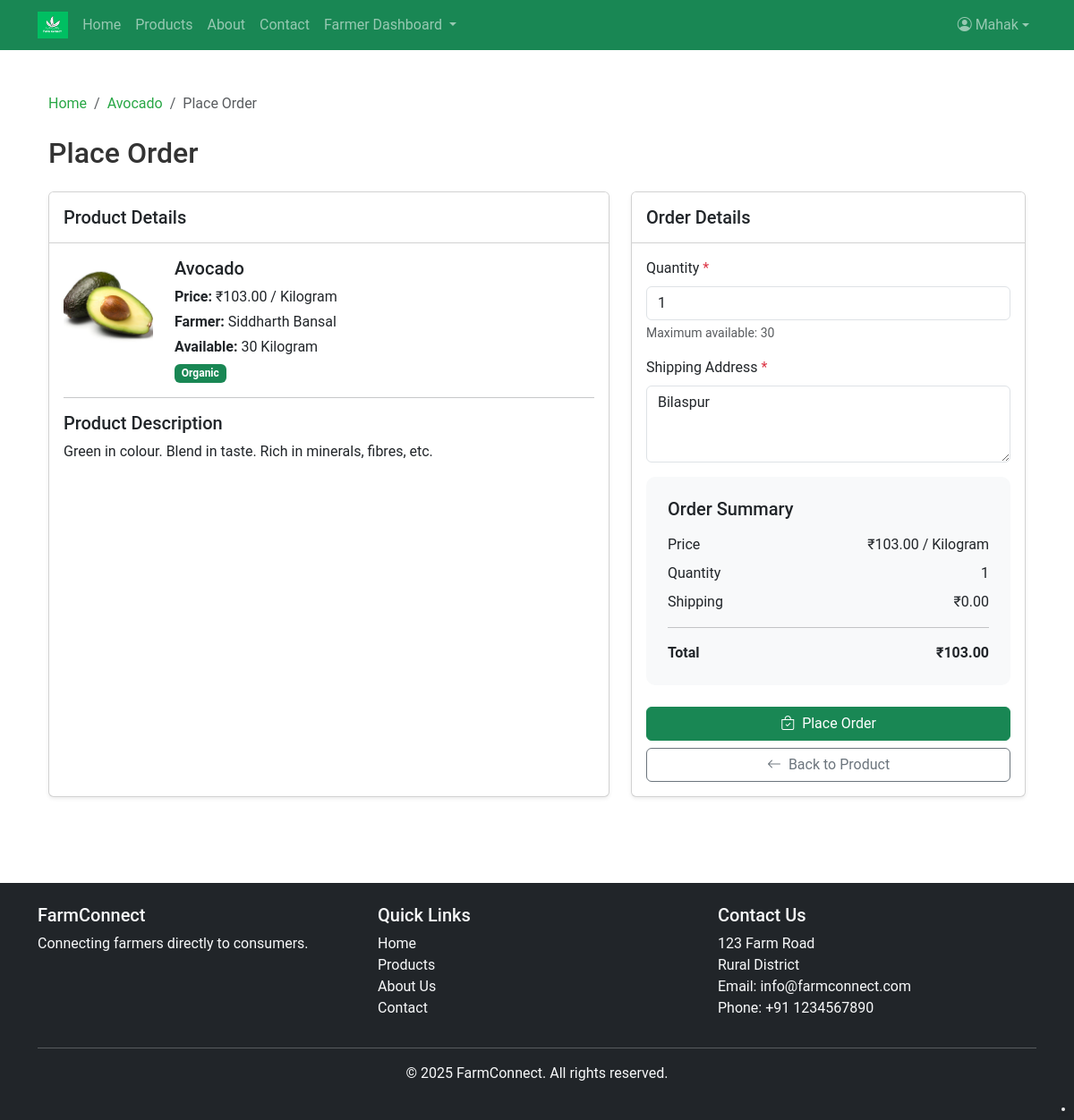
/order/2/ (signed in), run on the app's committed database.
### farm_core/models.py (models this page shows, shortened)
class User(AbstractUser):
    USER_TYPE_CHOICES = (
        ('farmer', 'Farmer'),
        ('consumer', 'Consumer'),
    )
    user_type = models.CharField(max_length=10, choices=USER_TYPE_CHOICES, default='consumer')
    phone = models.CharField(max_length=15, blank=True, null=True)
    address = models.TextField(blank=True, null=True)
    profile_pic = models.ImageField(upload_to='profile_pics/', blank=True, null=True)
    npop_certificate_number = models.CharField(max_length=100, blank=True, null=True)
    npop_certificate_issue_date = models.DateField(blank=True, null=True)
    npop_certificate_expiry_date = models.DateField(blank=True, null=True)
    npop_certificate_file = models.FileField(upload_to='npop_certificates/', blank=True, null=True)

class Product(models.Model):
    UNIT_CHOICES = (
        ('kg', 'Kilogram'),
        ('g', 'Gram'),
        ('l', 'Liter'),
        ('ml', 'Milliliter'),
        ('piece', 'Piece'),
        ('dozen', 'Dozen'),
        ('bundle', 'Bundle'),
        ('box', 'Box'),
        ('bag', 'Bag'),
        ('packet', 'Packet'),
    )
    name = models.CharField(max_length=200)
    description = models.TextField()
    price = models.DecimalField(max_digits=10, decimal_places=2)
    discount_price = models.DecimalField(max_digits=10, decimal_places=2, blank=True, null=True)
    quantity_available = models.PositiveIntegerField(default=0)
    category = models.ForeignKey(ProductCategory, on_delete=models.CASCADE, related_name='products')
    unit = models.CharField(max_length=10, choices=UNIT_CHOICES, default='kg')
    farmer = models.ForeignKey(User, on_delete=models.CASCADE, related_name='products')
    image = models.ImageField(upload_to='product_images/', blank=True, null=True)
    created_at = models.DateTimeField(auto_now_add=True)
    updated_at = models.DateTimeField(auto_now=True)
    is_organic = models.BooleanField(default=False)
    is_available = models.BooleanField(default=True)
    harvest_date = models.DateField(blank=True, null=True)
    expiry_date = models.DateField(blank=True, null=True)
    nutritional_info = models.TextField(blank=True, null=True)

### farm_core/views.py (the view, shortened to what this page needs)
# urls.py: path('order/<int:product_id>/', views.CreateOrderView.as_view(), name='create_order'),
class CreateOrderView(LoginRequiredMixin, CreateView):
    model = Order
    form_class = OrderForm
    template_name = 'farm_core/orders/create.html'
    success_url = reverse_lazy('farm_core:order_list')
    def get_initial(self):
        initial = super().get_initial()
        product_id = self.kwargs.get('product_id')
        product = get_object_or_404(Product, pk=product_id)
        initial['product'] = product
        return initial
    def get_context_data(self, **kwargs):
        context = super().get_context_data(**kwargs)
        product_id = self.kwargs.get('product_id')
        context['product'] = get_object_or_404(Product, pk=product_id)
        return context

### farm_core/forms.py (shortened to what this page needs)
class OrderForm(forms.ModelForm):
    class Meta:
        model = Order
        fields = ['quantity', 'shipping_address']
        widgets = {
            'shipping_address': forms.Textarea(attrs={'rows': 3}),
        }
    def __init__(self, *args, **kwargs):
        super().__init__(*args, **kwargs)
        for field_name, field in self.fields.items():
            field.widget.attrs['class'] = 'form-control'

### farm_core/templates/farm_core/orders/create.html (shortened to what this page needs)
{% extends 'farm_core/base.html' %}
{% load i18n %}
{% load static %}
{% block content %}
<div class="container py-4">
    <nav aria-label="breadcrumb" class="mb-4">
        <ol class="breadcrumb">
            <li class="breadcrumb-item"><a href="{% url 'farm_core:home' %}">{% trans "Home" %}</a></li>
            <li class="breadcrumb-item"><a href="{% url 'farm_core:product_detail' pk=product.id %}">{{ product.name }}</a></li>
            <li class="breadcrumb-item active" aria-current="page">{% trans "Place Order" %}</li>
        </ol>
    </nav>
    <h1 class="h2 mb-4">{% trans "Place Order" %}</h1>
    <div class="row">
        <div class="col-md-7 mb-4">
            <div class="card shadow-sm h-100">
                <div class="card-header bg-white py-3">
                    <h5 class="mb-0">{% trans "Product Details" %}</h5>
                </div>
                <div class="card-body">
                    <div class="d-flex">
                        <div class="me-4">
                            {% if product.image %}
                            <img src="{{ product.image.url }}" alt="{{ product.name }}" class="order-product-img">
                            {% else %}
                            <div class="order-product-img bg-light d-flex align-items-center justify-content-center">
                                <i class="bi bi-image text-secondary fs-1"></i>
                            </div>
                            {% endif %}
                        </div>
                        <div>
                            <h3 class="h5 mb-2">{{ product.name }}</h3>
                            <p class="mb-1"><strong>{% trans "Price:" %}</strong> ₹{{ product.price }} / {{ product.get_unit_display }}</p>
                            <p class="mb-1"><strong>{% trans "Farmer:" %}</strong> {{ product.farmer.get_full_name|default:product.farmer.username }}</p>
                            <p class="mb-1"><strong>{% trans "Available:" %}</strong> {{ product.quantity_available }} {{ product.get_unit_display }}</p>
                            {% if product.is_organic %}
                            <span class="badge bg-success">{% trans "Organic" %}</span>
                            {% endif %}
                        </div>
                    </div>
                    <hr>
                    <div class="mb-3">
                        <h5>{% trans "Product Description" %}</h5>
                        <p>{{ product.description }}</p>
                    </div>
                </div>
            </div>
        </div>
        <div class="col-md-5 mb-4">
            <div class="card shadow-sm h-100">
                <div class="card-header bg-white py-3">
                    <h5 class="mb-0">{% trans "Order Details" %}</h5>
                </div>
                <div class="card-body">
                    <form method="post">
                        <div class="mb-3">
                            <label for="quantity" class="form-label">{% trans "Quantity" %} <span class="text-danger">*</span></label>
                            <input type="number" class="form-control" id="quantity" name="quantity" value="{{ request.GET.quantity|default:'1' }}" min="1" max="{{ product.quantity_available }}" required>
                            <div class="form-text">{% trans "Maximum available:" %} {{ product.quantity_available }}</div>
                        </div>
                        <div class="mb-3">
                            <label for="shipping_address" class="form-label">{% trans "Shipping Address" %} <span class="text-danger">*</span></label>
                            <textarea class="form-control" id="shipping_address" name="shipping_address" rows="3" required>{{ request.user.address|default:'' }}</textarea>
                        </div>
                        <div class="order-summary mb-4">
                            <h5 class="mb-3">{% trans "Order Summary" %}</h5>
                            <div class="d-flex justify-content-between mb-2">
                                <span>{% trans "Price" %}</span>
                                <span>₹{{ product.price }} / {{ product.get_unit_display }}</span>
                            </div>
                            <div class="d-flex justify-content-between mb-2">
                                <span>{% trans "Quantity" %}</span>
                                <span id="summary-quantity">{{ request.GET.quantity|default:'1' }}</span>
                            </div>
                            <div class="d-flex justify-content-between mb-2">
                                <span>{% trans "Shipping" %}</span>
                                <span>₹0.00</span>
                            </div>
                            <hr>
                            <div class="d-flex justify-content-between fw-bold">
                                <span>{% trans "Total" %}</span>
                                <span id="summary-total">₹{{ product.price|floatformat:2 }}</span>
                            </div>
                        </div>
                        <div class="d-grid gap-2">
                            <button type="submit" class="btn btn-success">
                                <i class="bi bi-bag-check me-2"></i>{% trans "Place Order" %}
                            </button>
                            <a href="{% url 'farm_core:product_detail' pk=product.id %}" class="btn btn-outline-secondary">
                                <i class="bi bi-arrow-left me-2"></i>{% trans "Back to Product" %}
                            </a>
                        </div>
                    </form>
                </div>
            </div>
        </div>
    </div>
</div>
{% endblock %}

### farm_core/templates/farm_core/base.html (shortened to what this page needs)
{% load static %}
<!DOCTYPE html>
<html lang="en">
<head>
    <link href="https://cdn.jsdelivr.net/npm/bootstrap@5.3.0/dist/css/bootstrap.min.css" rel="stylesheet">
    <link rel="stylesheet" href="https://cdn.jsdelivr.net/npm/bootstrap-icons@1.10.0/font/bootstrap-icons.css">
    <link rel="stylesheet" href="{% static 'css/style.css' %}">
</head>
<body>
    <nav class="navbar navbar-expand-lg navbar-dark bg-success">
        <div class="container">
                <img src="{% static 'images/logo.png' %}" alt="FarmConnect" height="30" class="me-2">
            <div class="collapse navbar-collapse" id="navbarNav">
                <ul class="navbar-nav me-auto">
                    <li class="nav-item">
                        <a class="nav-link" href="{% url 'farm_core:home' %}">Home</a>
                    </li>
                    <li class="nav-item">
                        <a class="nav-link" href="{% url 'farm_core:product_list' %}">Products</a>
                    </li>
                    <li class="nav-item">
                        <a class="nav-link" href="{% url 'farm_core:about' %}">About</a>
                    </li>
                    <li class="nav-item">
                        <a class="nav-link" href="{% url 'farm_core:contact' %}">Contact</a>
                    </li>
                    {% if user.is_authenticated and user.user_type == 'farmer' %}
                    <li class="nav-item dropdown">
                        <a class="nav-link dropdown-toggle" href="#" role="button" data-bs-toggle="dropdown">
                            Farmer Dashboard
                        </a>
                    </li>
                    {% endif %}
                </ul>
                <ul class="navbar-nav">
                    {% if user.is_authenticated %}
                    <li class="nav-item dropdown">
                        <a class="nav-link dropdown-toggle d-flex align-items-center" href="#" role="button" data-bs-toggle="dropdown">
                            <i class="bi bi-person-circle me-1"></i>
                            {% if user.first_name %}{{ user.first_name }}{% else %}{{ user.username }}{% endif %}
                        </a>
                    </li>
                    {% endif %}
                </ul>
            </div>
        </div>
    </nav>
    <div id="google_translate_element"></div>
    <div class="container my-4">
        {% block content %}{% endblock %}
    </div>
    <footer class="bg-dark text-light py-4 mt-5">
        <div class="container">
            <div class="row">
                <div class="col-md-4">
                    <h5>FarmConnect</h5>
                    <p>Connecting farmers directly to consumers.</p>
                </div>
                <div class="col-md-4">
                    <h5>Quick Links</h5>
                    <ul class="list-unstyled">
                        <li><a href="{% url 'farm_core:home' %}" class="text-light">Home</a></li>
                        <li><a href="{% url 'farm_core:product_list' %}" class="text-light">Products</a></li>
                        <li><a href="{% url 'farm_core:about' %}" class="text-light">About Us</a></li>
                        <li><a href="{% url 'farm_core:contact' %}" class="text-light">Contact</a></li>
                    </ul>
                </div>
                <div class="col-md-4">
                    <h5>Contact Us</h5>
                    <address>
                        <p>123 Farm Road<br>
                        Rural District<br>
                        Email: info@farmconnect.com<br>
                        Phone: +91 1234567890</p>
                    </address>
                </div>
            </div>
            <hr class="my-3">
            <div class="text-center">
                <p>&copy; {% now "Y" %} FarmConnect. All rights reserved.</p>
            </div>
        </div>
    </footer>
</body>
</html>

### static/css/style.css (style rules this page uses)
body { font-family: 'Roboto', sans-serif; color: #333; }
a { color: #28a745; text-decoration: none; }
.card { transition: transform 0.3s ease, box-shadow 0.3s ease; }
.btn-success { transition: all 0.3s ease; }

### farm_core/templates/farm_core/orders/create.html (style rules this page uses)
.order-product-img { width: 100px; height: 100px; object-fit: cover; border-radius: 8px; }
.order-summary { background-color: #f8f9fa; border-radius: 10px; padding: 1.5rem; }

### farm_core/templates/farm_core/base.html (style rules this page uses)
#google_translate_element { position: fixed; bottom: 10px; right: 10px; z-index: 1000; background-color: rgba(255, 255, 255, 0.9); border-radius: 4px; padding: 2px; box-shadow: 0 2px 5px rgba(0,0,0,0.2); }

### data on the page
User: first_name "Mahak", shipping_address "Bilaspur"
Product: name "Avocado", image (picture), price "103.00", unit "Kilogram", farmer.get_full_name "Siddharth Bansal", quantity_available "30", description "Green in colour. Blend in taste. Rich in minerals, fibres, etc."

### other printed values
{{ request.GET.quantity|default:'1' }} "1"
